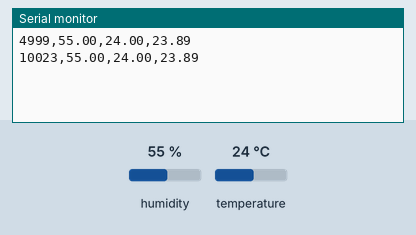
Simulated run of this sketch. Board: Arduino Uno, built with avr-gcc and run on an emulated ATmega328P. Parts: the last lines printed to the serial monitor. The inputs (shaded band) are chosen by the test bench; at power-on: humidity 55 %, temperature 24 °C.

Above: at 10.8 s.
10.9 s: humidity set to 22 %
At 15.6 s:
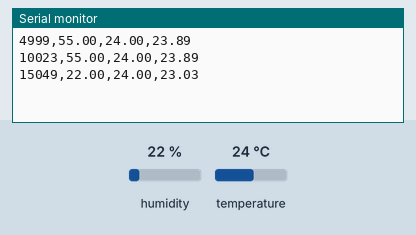
18.4 s: temperature set to 12 °C
At 21.5 s:
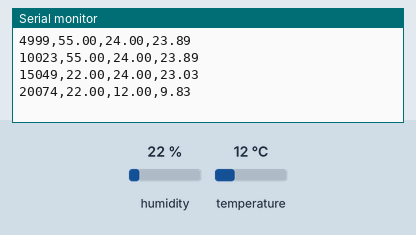
25.9 s: humidity set to 40 %
At 31.0 s:
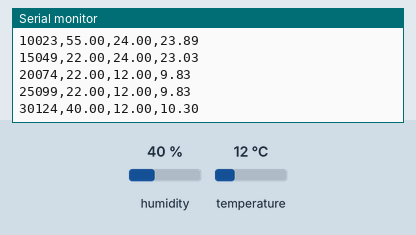
Timing chart, 0 to 32.5 s (numbered marks = the images above; inputs shaded):
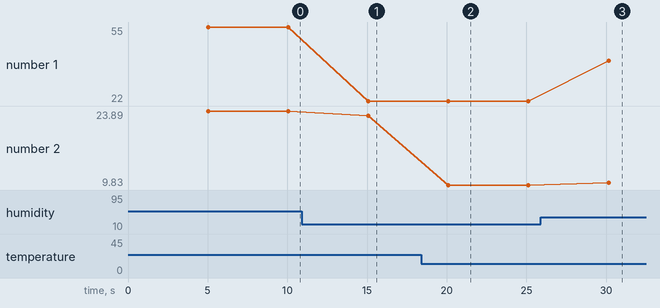

The sketch:

arduino_code.ino
```cpp
#include <DHT.h>

#define DHTPIN 2
#define DHTTYPE DHT11
DHT dht(DHTPIN, DHTTYPE);

void setup() {
  Serial.begin(9600);
  dht.begin();

}

void loop() {
  delay(5000);

  unsigned long timestamp = millis();
  float h = dht.readHumidity();
  float t = dht.readTemperature();

  if (isnan(h) || isnan(t)) {
    Serial.println("Failed to read from DHT sensor!");
    return;
  }

  float hic = dht.computeHeatIndex(t, h, false);

  Serial.print(timestamp);
  Serial.print(",");
  Serial.print(h);
  Serial.print(",");
  Serial.print(t);
  Serial.print(",");
  Serial.println(hic);
}
```

Measured:
- after the input at 10.9 s, the serial monitor: prints a new line after 4.2 s (image 1)
- after the input at 18.4 s, the serial monitor: prints a new line after 1.7 s (image 2)
- after the input at 25.9 s, the serial monitor: prints a new line after 4.2 s (image 3)
- plotted number 1: 55 → 22 after the input at 10.9 s, 22 → 40 after the input at 25.9 s
- plotted number 2: 23.89 → 23.03 after the input at 10.9 s, 23.03 → 9.83 after the input at 18.4 s, 9.83 → 10.3 after the input at 25.9 s
